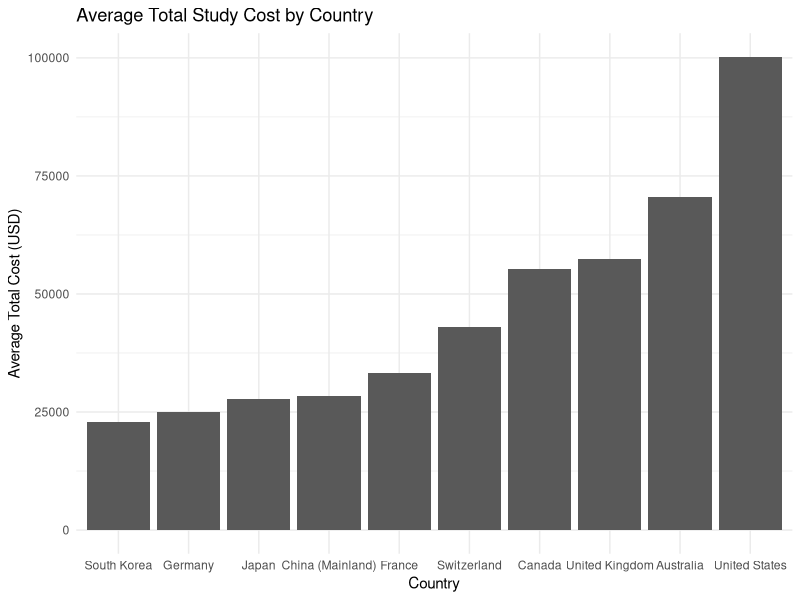

Recreate this plot in R.
## ---- chunk 1
library(dplyr)
library(readr)
library(ggplot2)
library(knitr)
## ---- chunk 2
library(dplyr)
library(readr)

df <- read_csv("data/cleaned_education_costs.csv")
qs_df <- read_csv("data/top_countries.csv")

summary_df <- df %>%
  group_by(Country) %>%
  summarise(
    Avg_Tuition = round(mean(Tuition_USD), 0),
    Avg_Rent = round(mean(Rent_USD * 12 * Duration_Years), 0),
    Avg_Total_Cost = round(mean(Total_Cost_USD), 0),
    .groups = "drop"
  )

merged_df <- left_join(summary_df, qs_df, by = "Country")
## ---- chunk 3
#| label: table-results
#| echo: false
kable(merged_df[order(merged_df$Avg_Total_Cost), ],
      caption = "Table: Country Ranking by Total Study Cost and QS Top 100 Count")
## ---- chunk 4
#| label: barplot-costs
#| echo: false

ggplot(merged_df, aes(x = reorder(Country, Avg_Total_Cost), y = Avg_Total_Cost)) +
  geom_bar(stat = "identity") +
  labs(
    title = "Average Total Study Cost by Country",
    x = "Country",
    y = "Average Total Cost (USD)"
  ) +
  theme_minimal()
